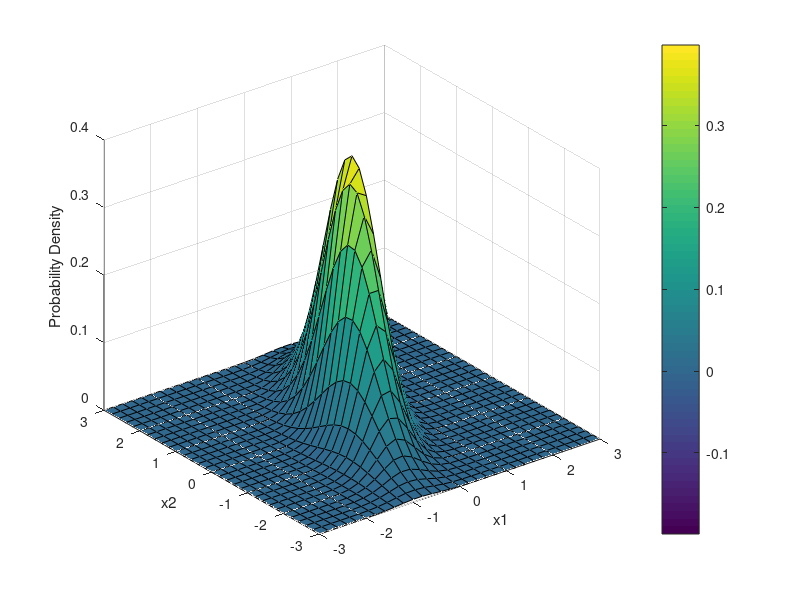

Write the MATLAB code that produced this figure. (Note: this script raises an error after producing the figure.)
%% Gibbs sampling
%% Standard import statements
addpath('../');

%% Preliminary experiments

mu = [0 0];
Sigma = [.25 .3; .3 1];
x1 = -3:.2:3; x2 = -3:.2:3;
[X1,X2] = meshgrid(x1,x2);
F = mvnpdf([X1(:) X2(:)],mu,Sigma);
F = reshape(F,length(x2),length(x1));

figure(1);
surf(x1,x2,F);
caxis([min(F(:))-.5*range(F(:)),max(F(:))]);
axis([-3 3 -3 3 0 .4])
xlabel('x1'); ylabel('x2'); zlabel('Probability Density');
colorbar;

%% Gibbs sampling - special case of Metropolis-Hastings
% Strong dependencies between successive samples.

% Check that the Sigma matrix is psd
all(eig(Sigma) > 0)

% Generate first sample
x0 = mvnrnd(mu, Sigma);

% Define number of iterations
n_iter = 1000000

x = {x0}
for ii=1:n_iter
    % Generate sample x1 from p(x1|x2=a)
    sample_x1 = gaussian_conditional_sample(mu, Sigma, 1, 2, x{ii}(2));
    % Generate sample x2 from p(x2|x1=a)
    sample_x2 = gaussian_conditional_sample(mu, Sigma, 2, 2, x{ii}(1));
    % Store samples
    x{ii+1} = [sample_x1, sample_x2];
end

% Extracting the several dimensions
x1_samples = ones(1, length(x)); % pre-allocation
for ii=1:length(x)
    x1_samples(1,ii) = x{ii}(1);
end 

x2_samples = ones(1, length(x)); % pre-allocation
for ii=1:length(x)
    x2_samples(1,ii) = x{ii}(2);
end 

% Create concatenated matrux for plotting
concat_mat = cat(1,x1_samples, x2_samples).';

% Plotting
figure(2)
hist3(concat_mat, 'Nbins', [40, 40], 'FaceColor', [100 149 237]/255) %, 'FaceAlpha', 0.5)
title('Histogram of generated samples')
xlabel('x1'); ylabel('x2'); zlabel('Absolute frequency');

%% Gibbs sampling for > 3 dimensions

% Create new multivariate Gaussian
mu = [0 0 0];

% CHALLENGE: how to generate large psd matrices?
% https://math.stackexchange.com/questions/2624199/how-to-generate-a-large-psd-matrix-a-in-mathbbrn-times-n-where-math
v = [.25 .3 2 7 .6 .2;.67 .43 3 8 .6 .1;1 .7 1 2 .7 .2]
Sigma = v*v'
% Sigma = [.25 .3 2; .3 1 .1; 2 .1 5];
x1 = -3:.2:3; x2 = -3:.2:3; x3 = -3:.2:3

% Check that the Sigma matrix is psd
all(eig(Sigma) > 0)

% Generate first sample
x0 = mvnrnd(mu, Sigma);

% Define number of iterations
n_iter = 1000

% Generate samples
x = {x0};
for ii=1:n_iter
    % Generate sample x1 from p(x1|x2=a)
    observ = [x{ii}(2),x{ii}(3)]
    sample_x1 = gaussian_conditional_sample_ND(mu, Sigma, 1, observ);
    % Generate sample x2 from p(x2|x1=a)
    observ = [x{ii}(1),x{ii}(3)]
    sample_x2 = gaussian_conditional_sample_ND(mu, Sigma, 2, observ);
    % Same for x3
    observ = [x{ii}(1),x{ii}(2)]
    sample_x3 = gaussian_conditional_sample_ND(mu, Sigma, 3, observ);
    % Store samples
    x{ii+1} = [sample_x1, sample_x2];
end



